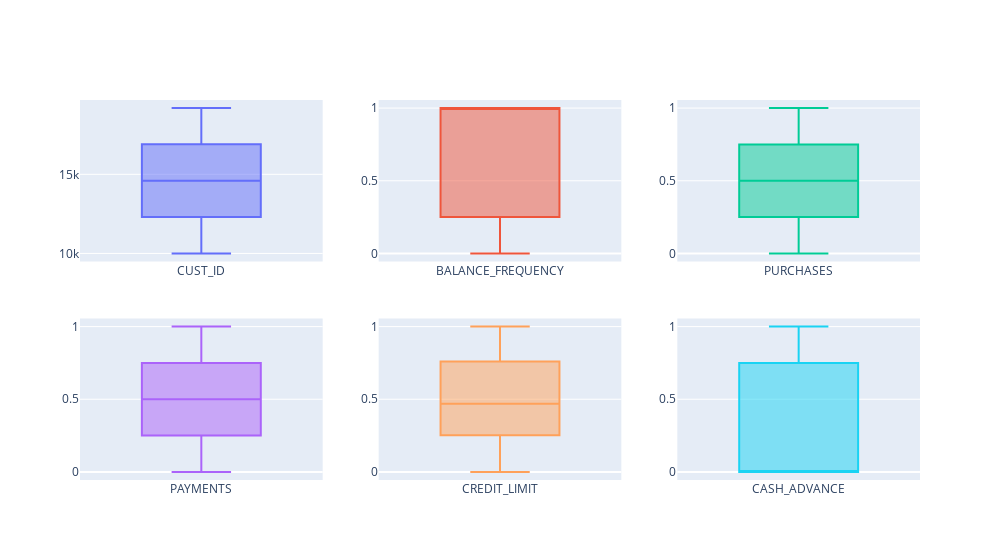

Notebook code for this chart:
### Code cell
def plots(df):
    figure = make_subplots(2,3)
    for i , column in enumerate(df.columns) :
        row = (i//3)+1
        col = (i%3)+1
        figure.add_trace(go.Box(y=df[column] , name= column) , row= row , col= col)
    figure.update_layout(width = 1000 , showlegend = False)
    figure.show()

plots(new_df)

### Figure 1 — Plotly figure (JSON) as saved in the notebook; plotly's stock layout.template omitted (floating-point values rounded to 4 significant figures; data arrays with more than 128 entries replaced by an {"elided": "..."} marker saying what was removed)
{"data": [{"name": "CUST_ID", "type": "box", "xaxis": "x", "y": {"elided": "8948 int values"}, "yaxis": "y"}, {"name": "BALANCE_FREQUENCY", "type": "box", "xaxis": "x2", "y": {"elided": "8948 float values"}, "yaxis": "y2"}, {"name": "PURCHASES", "type": "box", "xaxis": "x3", "y": {"elided": "8948 float values"}, "yaxis": "y3"}, {"name": "PAYMENTS", "type": "box", "xaxis": "x4", "y": {"elided": "8948 float values"}, "yaxis": "y4"}, {"name": "CREDIT_LIMIT", "type": "box", "xaxis": "x5", "y": {"elided": "8948 float values"}, "yaxis": "y5"}, {"name": "CASH_ADVANCE", "type": "box", "xaxis": "x6", "y": {"elided": "8948 float values"}, "yaxis": "y6"}], "layout": {"showlegend": false, "width": 1000, "xaxis": {"anchor": "y", "domain": [0, 0.2889]}, "xaxis2": {"anchor": "y2", "domain": [0.3556, 0.6444]}, "xaxis3": {"anchor": "y3", "domain": [0.7111, 1]}, "xaxis4": {"anchor": "y4", "domain": [0, 0.2889]}, "xaxis5": {"anchor": "y5", "domain": [0.3556, 0.6444]}, "xaxis6": {"anchor": "y6", "domain": [0.7111, 1]}, "yaxis": {"anchor": "x", "domain": [0.575, 1]}, "yaxis2": {"anchor": "x2", "domain": [0.575, 1]}, "yaxis3": {"anchor": "x3", "domain": [0.575, 1]}, "yaxis4": {"anchor": "x4", "domain": [0, 0.425]}, "yaxis5": {"anchor": "x5", "domain": [0, 0.425]}, "yaxis6": {"anchor": "x6", "domain": [0, 0.425]}}}
